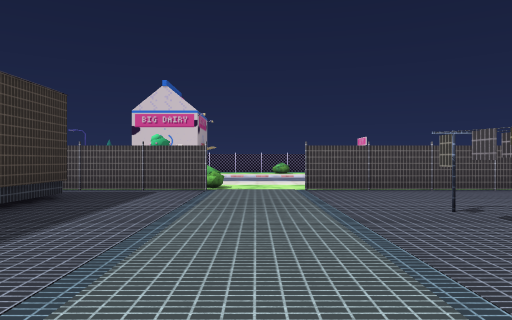
[1] (above)

24 first-person views from a walk through a scene from a Unity 3-D project. The camera is 1.2 m above the floor, looks level and sees 70° across. The floor is counted in squares, 2 m on a side. Each view is taken from the middle of a square. On the plan, view 1 faces up. The plan holds only what a view shows up to about 10 squares ahead; the rest is blank. The place goes on beyond the plan. Some surface patterns are stand-ins.

[2]
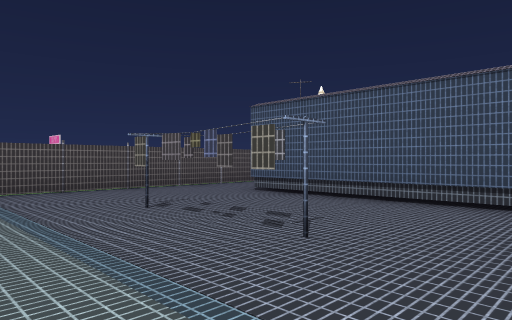

[3]
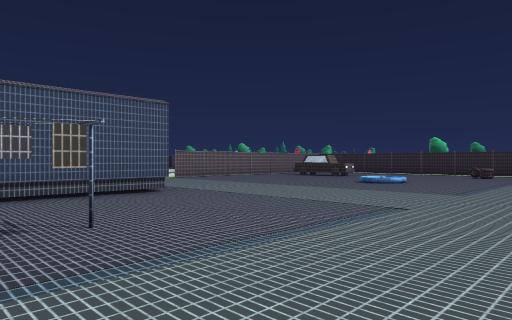

[4]
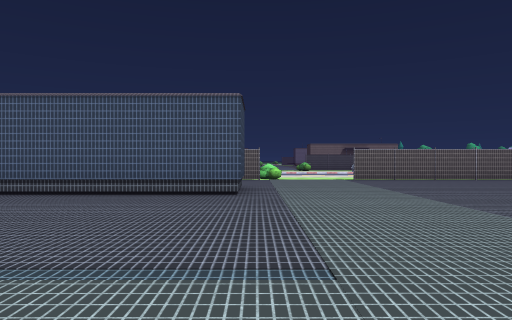

[5]
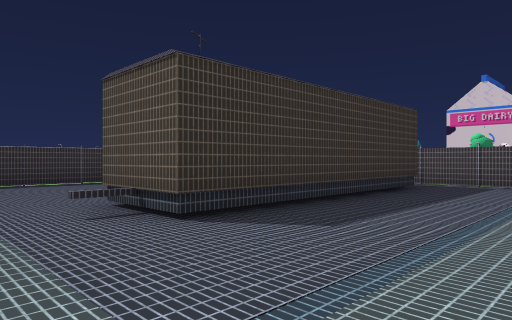

[6]
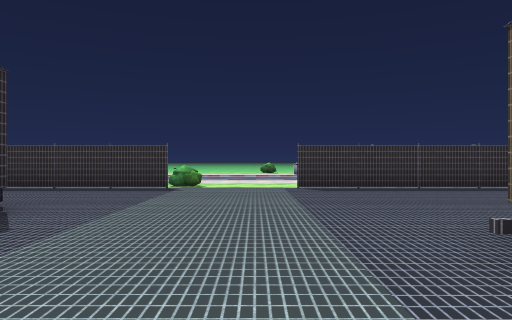

[7]
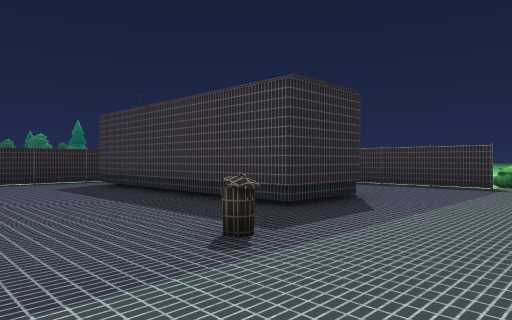

[8]
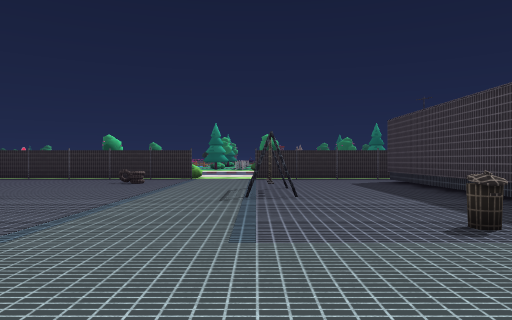

[9]
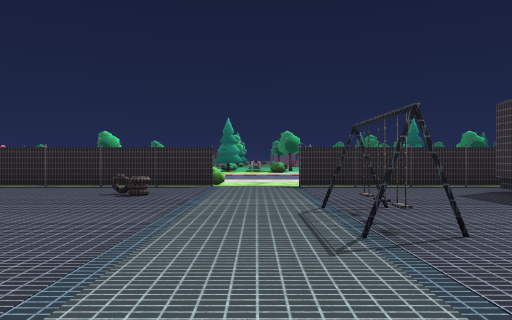

[10]
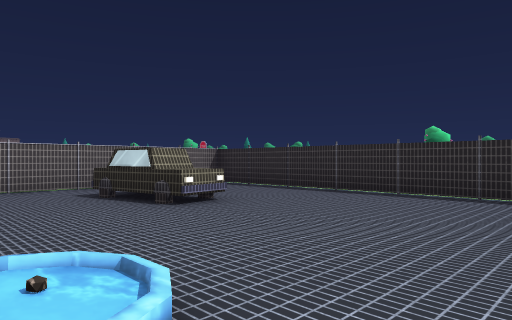

[11]
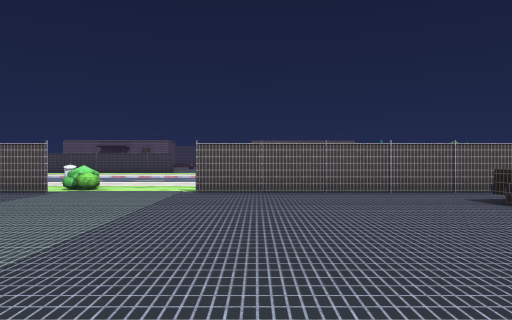

[12]
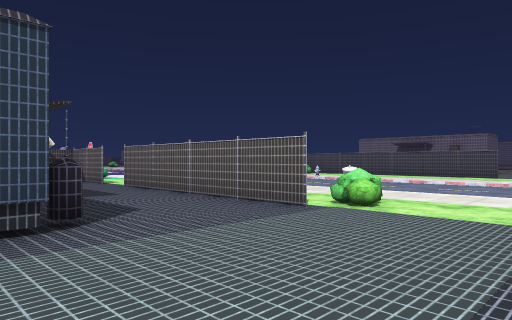

[13]
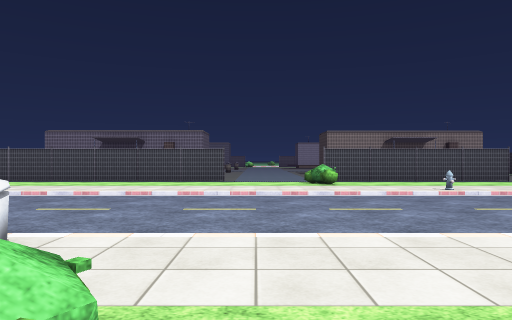

[14]
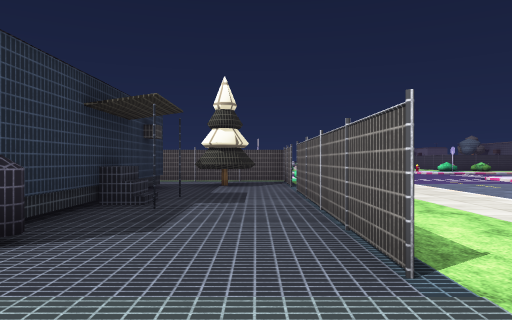

[15]
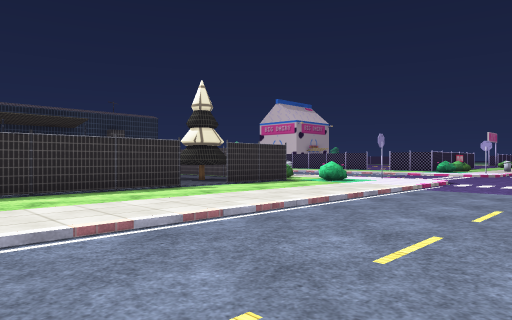

[16]
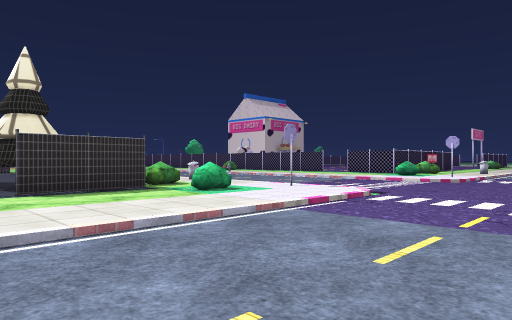

[17]
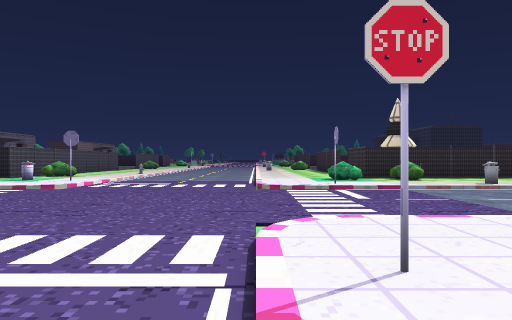

[18]
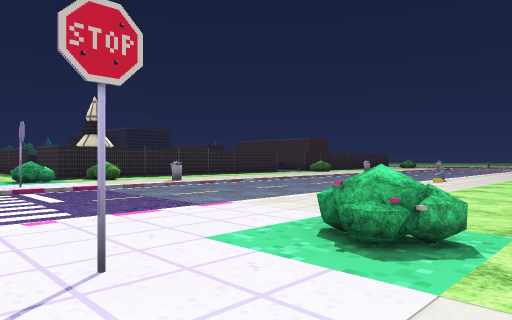

[19]
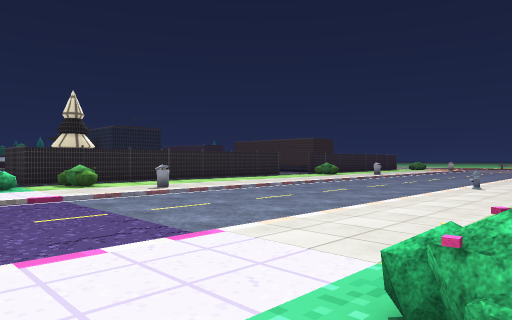

[20]
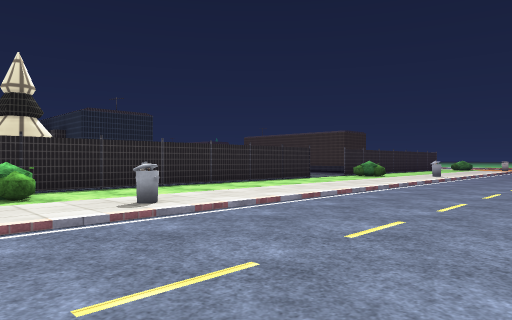

[21]
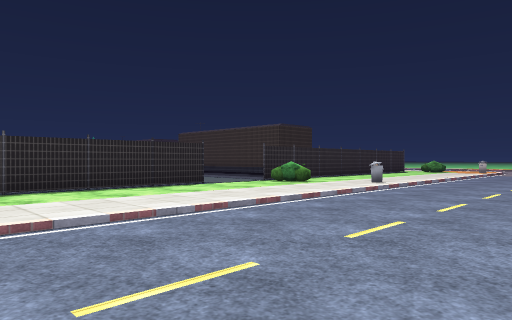

[22]
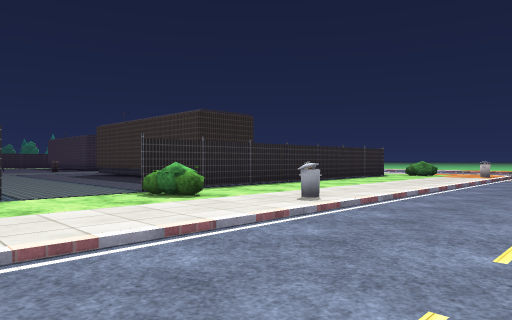

[23]
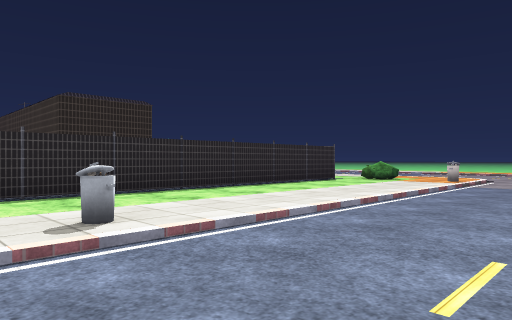

[24]
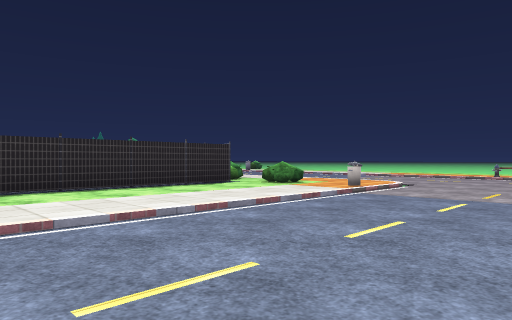

### Floor plan
Key: @ floor where view 1 was taken; # wall or solid block; x gap in a wall; . main floor; - floor 0.25 m lower than the main floor; / step, stairs or slope; = window, fence, low wall or low ledge; ^ raised ledge; O other object.
Columns run from 11 left of view 1 to 20 right of it. Each row starts with its distance up from view 1.
 18                       ../
 17                 ......O//-
 16             ...........#/--
 15             ..O........./--
 14     ----    ----------------
 13 -----------------------------
 12 -----------------------------
 11 ------------------------------
 10 =........=.........=..#./---/..
  9 ......................../---/#.
  8 O.........O.........O.O./---/.=
  7 .##########.##########../---
  6 O       x........=####../---
  5         #.......^^^#..../---
  4         #....##.#^#..#../---
  3  #.     #....##.#^^#.#../---/..
  2  #...  ^#....##.#^^#.#../---/..
  1  #.... ^#.......#^#..#../---/..
  0  #....###..@....^=^..#.=/---/..
 -1 .#...................OO./---/..
 -2 ......................../---/...
 -3 ......................../---/...
 -4 O#......=............#../---/.O
 -5  #...##..............#   ---/..
 -6  #... #.......//.....#    --//.
 -7  #.   #...#...//.....#      /..
 -8       #..............#       ..
 -9       #...#......=^^.#
-10       #......=.....  #
-11       ^............. #
-12      ######.##########
-13        .. ..O ...

Positions as (right, up) in squares from view 1, and headings:
1: (0, 0), facing up
2: (0, 0), facing up-right
3: (-1, 3), facing down-right
4: (-1, -1), facing right
5: (0, -2), facing up-left
6: (-2, -2), facing left
7: (-1, -2), facing down-left
8: (-1, -1), facing down
9: (0, -4), facing down
10: (2, -6), facing down-right
11: (3, -5), facing right
12: (6, -4), facing up-right
13: (10, -2), facing right
14: (9, -3), facing up
15: (16, 0), facing up-left
16: (16, 4), facing up-left
17: (13, 18), facing down
18: (13, 18), facing down-left
19: (12, 17), facing down-left
20: (10, 14), facing down-left
21: (6, 14), facing down-left
22: (2, 13), facing down-left
23: (-1, 13), facing down-left
24: (-4, 14), facing down-left
